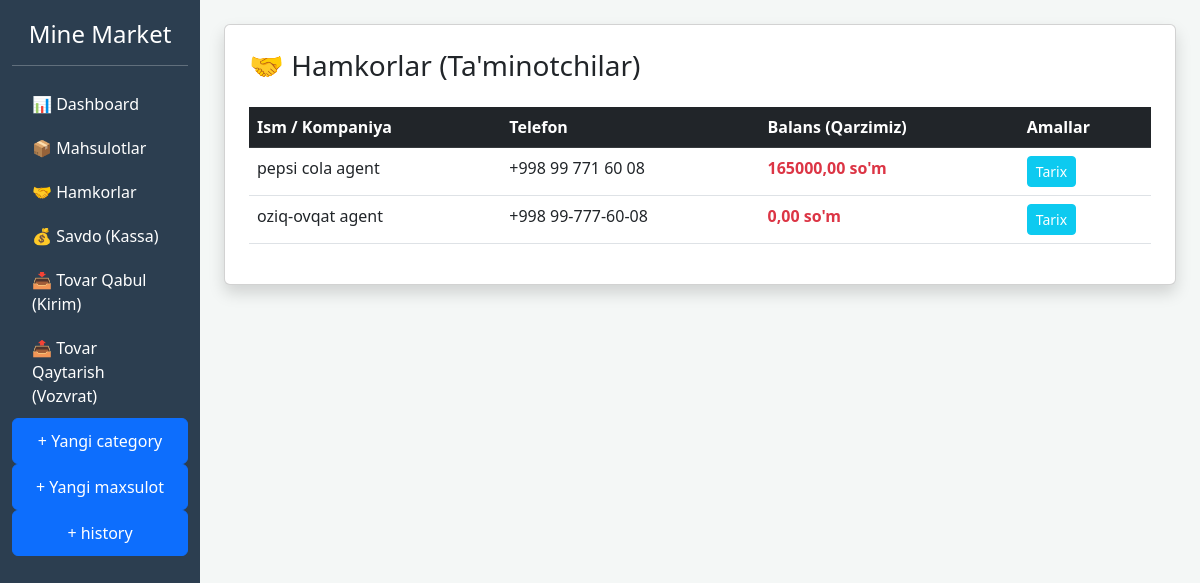
The page /partners/ on the database its author committed.
### ecooo/models.py (models this page shows, shortened)
class Partner(models.Model):
    name = models.CharField(max_length=255, verbose_name="Hamkor nomi")
    phone = models.CharField(max_length=20, verbose_name="Telefon")
    balance = models.DecimalField(max_digits=15, decimal_places=2, default=0, verbose_name="Balans (Qarz)")
    class Meta:
        verbose_name = "Hamkor"
        verbose_name_plural = "Hamkorlar"

### ecooo/views.py (the view)
# urls.py: path('partners/', views.partner_list, name='partners'),
def partner_list(request):
    partners = Partner.objects.all()
    return render(request, 'partners.html', {'partners': partners})

### templates/partners.html
{% extends 'base.html' %}
{% block content %}
<div class="card shadow p-4">
    <h3>🤝 Hamkorlar (Ta'minotchilar)</h3>
    <table class="table mt-3">
        <thead class="table-dark">
            <tr>
                <th>Ism / Kompaniya</th>
                <th>Telefon</th>
                <th>Balans (Qarzimiz)</th>
                <th>Amallar</th>
            </tr>
        </thead>
        <tbody>
            {% for p in partners %}
            <tr>
                <td>{{ p.name }}</td>
                <td>{{ p.phone }}</td>
                <td class="text-danger fw-bold">{{ p.balance }} so'm</td>
                <td>
                    <a href="{% url 'partner_detail' p.id %}" class="btn btn-sm btn-info text-white">Tarix</a>
                </td>
            </tr>
            {% endfor %}
        </tbody>
    </table>
</div>
{% endblock %}

### templates/base.html (style rules this page uses)
body { background-color: #f4f7f6; }

### rows shown on the page
Partner: name "pepsi cola agent", phone "+998 99 771 60 08", balance "165000,00"
Partner: name "oziq-ovqat agent", phone "+998 99-777-60-08", balance "0,00"
